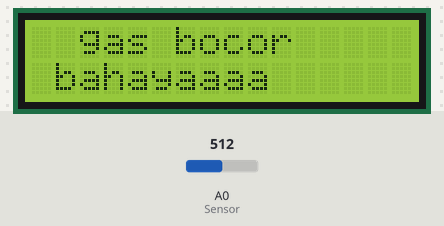
This sketch was run on a simulated Arduino Uno, built with avr-gcc and run on an emulated ATmega328P. Parts: 16×2 character LCD. Inputs (shaded band) come from the test bench; at power-on: A0 (Sensor) = 512. What the sketch prints to the serial monitor is not drawn.

Above: at 1.2 s.
1.3 s: A0 (Sensor) set to 266
2.8 s: A0 (Sensor) set to 241
At 3.3 s:
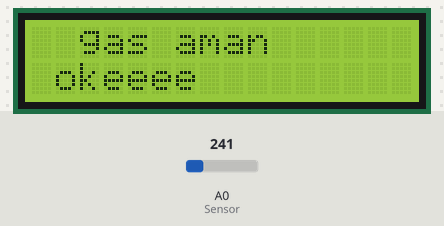
4.5 s: A0 (Sensor) set to 260
At 5.0 s:
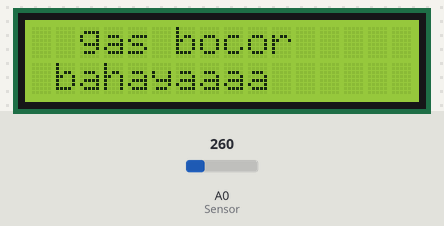
6.2 s: A0 (Sensor) set to 981
9.2 s: A0 (Sensor) set to 1006
10.7 s: A0 (Sensor) set to 240
At 12.2 s:
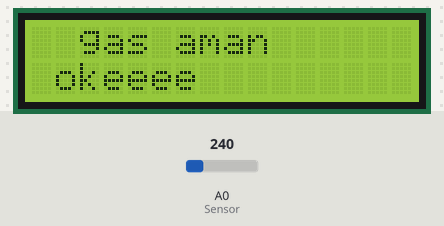
Timing chart, 0 to 13.3 s (numbered marks = the images above; inputs shaded):
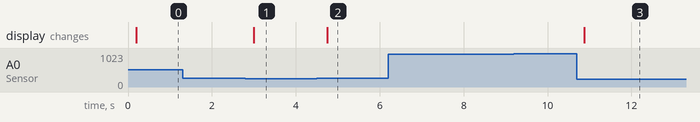

Measured:
- the behaviour switches between 250 and 249 on A0 (Sensor) (found by bisection; images 0 and 1)
- after the input at 1.3 s, every drawn part: stays the same
- after the input at 2.8 s, the display: changes after 0.20 s (image 1)
- after the input at 4.5 s, the display: changes after 0.24 s (image 2)
- after the input at 6.2 s, every drawn part: stays the same
- after the input at 9.2 s, every drawn part: stays the same
- after the input at 10.7 s, the display: changes after 0.18 s (image 3)

The sketch:

gas.ino
```cpp
int Sensor =A0;

#include <LCD.h>
#include <LiquidCrystal_I2C.h>
#include <Wire.h>

#define I2C_ADDR 0x27
#define BACKLIGHT_PIN 3
#define En_pin 2
#define Rw_pin 1
#define Rs_pin 0
#define D4_pin 4
#define D5_pin 5
#define D6_pin 6
#define D7_pin 7

LiquidCrystal_I2C
lcd(I2C_ADDR, En_pin, Rw_pin, Rs_pin, D4_pin, D5_pin, D6_pin, D7_pin);

void setup() {
  // put your setup code here, to run once:
  Serial.begin (9600);
  pinMode(Sensor,INPUT);
lcd.begin(16,2);
lcd.setBacklightPin(BACKLIGHT_PIN,POSITIVE);
lcd.setBacklight(HIGH);
}

void loop() {
  // put your main code here, to run repeatedly:
  int dataSensor=analogRead(Sensor);
  Serial.println(dataSensor);
  delay(100);
  if (dataSensor>=250){

    lcd.clear();
    lcd.setCursor(1,0);
lcd.print(" gas bocor   ");
lcd.setCursor(0,1);
lcd.print(" bahayaaaa  ");
  }else{

    lcd.clear();
  lcd.setCursor(1,0);
lcd.print(" gas aman   ");
lcd.setCursor(0,1);
lcd.print(" okeeee  ");

  }
}
```
